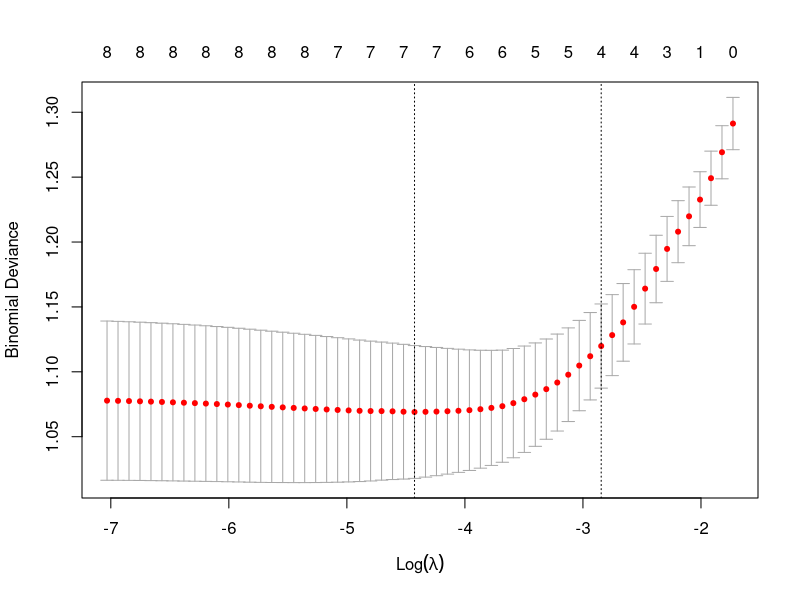
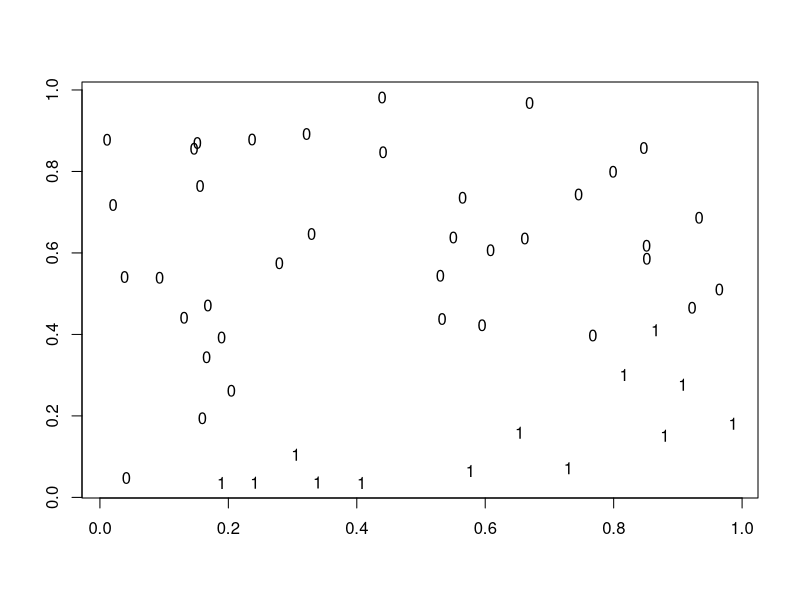

The R source for these figures, in order:
## ---- chunk 1
knitr::opts_chunk$set(echo = TRUE)
## ---- chunk 2
SAheart = read.csv("data/week8/SAheart.csv", header=TRUE)
## ---- chunk 3
heart.logistic = glm(chd ~ ., data = SAheart, family = binomial)
summary(heart.logistic)
## ---- chunk 4
yhat = (heart.logistic$fitted.values > 0.5)
table(yhat, SAheart$chd)
## ---- chunk 5
p.hat = heart.logistic$fitted.values

-2 * (sum(log(p.hat[SAheart$chd == 1])) + sum(log(1 - p.hat[SAheart$chd == 0])))
## ---- chunk 6
p0.hat = rep(mean(SAheart$chd), length(SAheart$chd))

-2 * (sum(log(p0.hat[SAheart$chd == 1])) + sum(log(1 - p0.hat[SAheart$chd == 0])))
## ---- chunk 7
## Log-likelihood (not the negative log-likelihood)
logistic.loglik <- function(b, x, y)
    {
        bm = as.matrix(b)
        xb =  x %*% bm
        # this returns the log-likelihood
        return(sum(y * xb) - sum(log(1 + exp(xb))))
    }

## Gradient
logistic.gradient <- function(b, x, y)
    {
        bm = as.matrix(b) 
        expxb =  exp(x %*% bm)
        return(t(x) %*% (y - expxb / (1 + expxb)))
}

## We can now use the `optim` function to solve the problem:

SAheart$famhist = ifelse(SAheart$famhist == "Present", 1, 0)

x = as.matrix(cbind("intercept" = 1, SAheart[, 2:10]))
y = as.matrix(SAheart[, 11])
b = rep(0, ncol(x))

# The objective above is the log-likelihood, so we maximize
# (equivalently, optim minimizes -ell when fnscale = -1):

optim(b, fn = logistic.loglik, gr = logistic.gradient, method = "BFGS",
      x = x, y = y, control = list(fnscale = -1))
## ---- chunk 8
step.logistic = step(heart.logistic, scope = list(upper = ~ ., lower = ~ 1))
## ---- chunk 9
library(glmnet)
lasso.fit = cv.glmnet(x = data.matrix(SAheart[, 2:10]), y = SAheart[, 11],
                      nfolds = 10, family = "binomial")

plot(lasso.fit)

coef(lasso.fit, s = "lambda.min")
## ---- chunk 10
x = matrix(runif(100), 50, 2)
y = ifelse(x[, 1] - 2 * x[, 2] > 0, 1, 0)
plot(x[, 1], x[, 2], type = "n", xlab = "", ylab = "")
text(x[, 1], x[, 2], y)
## ---- chunk 11
logistic.fit = glm(y ~ x, family = binomial)
## ---- chunk 12
round(logistic.fit$fitted.values, 0)
